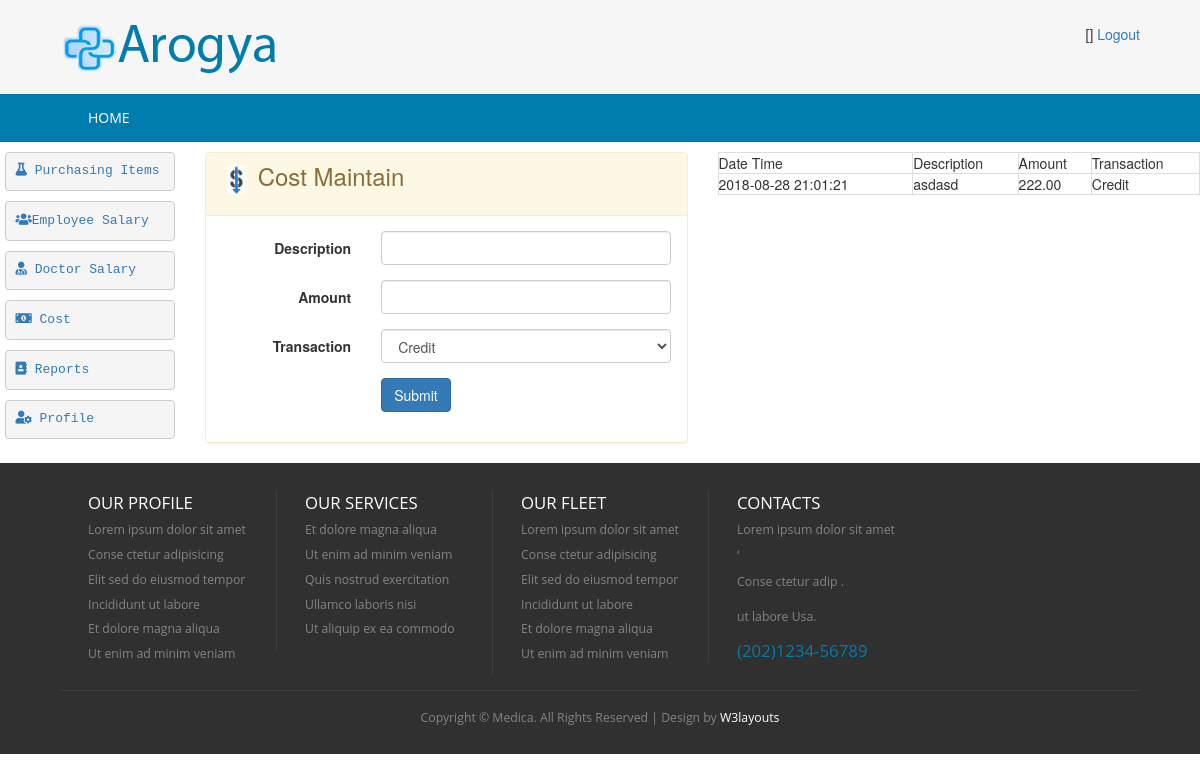
The app's page /index.php/accountant_controller/loadCostMaintain with its own data.
### tables this page shows
CREATE TABLE `hms_cost` (
  `id` int(5) NOT NULL AUTO_INCREMENT,
  `description` varchar(100) DEFAULT NULL,
  `amount` double(5,2) DEFAULT NULL,
  `txn_type` varchar(20) DEFAULT NULL,
  `created_date` timestamp NOT NULL DEFAULT current_timestamp(),
  `created_user` int(5) DEFAULT NULL,
  PRIMARY KEY (`id`)
);

### application/controllers/Accountant_Controller.php (called while the page is built, shortened)
<?php
class Accountant_Controller extends CI_Controller {
    public function loadCostMaintain() {
        $this->load->model(array('Cost'));
        $cost = new Cost();
        $data['msg'] = '';
        $data['costList'] = $cost->get();
        $this->load->view('accountant/acountant-cost-maintain', $data);
    }
}

### index.php (called while the page is built, shortened)
<?php
require_once BASEPATH.'core/CodeIgniter.php';

### application/core/my_model.php (called while the page is built, shortened)
<?php
class MY_Model extends CI_Model{
    public function get($limit=0,$offset = 0) {
        if($limit){
            $query = $this->db->get($this::DB_TABLE,$limit,$offset);
        }else{
            $query = $this->db->get($this::DB_TABLE);
        }
        $ret_val = array();
        foreach ($query->result() as $row) {
            $model = new $class;
            $model->populate($row);
            $ret_val[$row->{$this::DB_TABLE_PK}] = $model;
        }
        return $ret_val;
    }
}

### application/views/accountant/acountant-cost-maintain.php (the view, shortened to what this page needs)
<!DOCTYPE HTML>
<html>
    <head>
        <link href="<?php echo base_url('css/style.css'); ?>" rel="stylesheet" type="text/css"  media="all" />
        <link href="<?php echo base_url('css/bootstrap.css'); ?>" rel="stylesheet" type="text/css"/>
        <link rel="stylesheet" href="<?php echo base_url('css/responsiveslides.css') ?>">
        <link rel="stylesheet" href="https://use.fontawesome.com/releases/v5.2.0/css/all.css">
    </head>
    <body>
        <div class="header">
            <div class="main-header">
                <div class="wrap">
                </div>
            </div>
            <div class="top-nav">
                <div class="wrap">
                    <ul>
                    </ul>
                </div>
            </div>
        </div>
        <div class="content">
            <div class="row">
                <div class="col-md-2">
                </div>
                <div class="col-md-5">
                    <div class="panel panel-warning">
                        <div class="panel-heading ">
                            <h3> <img src="<?= base_url('/images/icon-cost.png') ?>" style="width: 30px" />  Cost Maintain </h3>
                        </div>
                        <div class="panel-body">
                            <form class="form-horizontal" action="<?= base_url('Accountant_Controller/costMaintain') ?>" method="post">
                                <div class="form-group">
                                    <label for="select" class="control-label col-xs-4">Description</label>
                                    <div class="col-xs-8">
                                        <input id="text2" required="" name="description" type="text" class="form-control">
                                    </div>
                                </div>
                                <div class="form-group">
                                    <label for="" class="control-label col-xs-4">Amount</label>
                                    <div class="col-xs-8">
                                        <input id="Amount" required=""  name="amount" type="number" class="form-control">
                                    </div>
                                </div>
                                <div class="form-group">
                                    <label for="Amount" class="control-label col-xs-4">Transaction</label>
                                    <div class="col-xs-8">
                                        <select id="select" required=""  name="txn_type" class="select form-control">
                                            <option value="Credit">Credit</option>
                                        </select>
                                    </div>
                                </div>
                                <div class="form-group row">
                                    <div class="col-xs-offset-4 col-xs-8">
                                        <button name="submit" type="submit" class="btn btn-primary">Submit</button>
                                    </div>
                                </div>
                            </form>
                        </div>
                    </div>
                </div>
                <div class="col-md-5">
                    <table class="table-bordered" style="width: 100%">
                        <tr>
                            <td>Date Time</td>
                            <td>Description</td>
                            <td>Amount</td>
                            <td>Transaction</td>
                        </tr>
                        <?php
                        if($costList)
                        foreach ($costList as $value) { ?>
                            <tr>
                                <td><?= $value->created_date ?></td>
                                <td><?= $value->description ?></td>
                                <td><?= $value->amount ?></td>
                                <td><?= $value->txn_type ?></td>
                            </tr>
                        <?php }
                        ?>
                    </table>
                </div>
            </div>
        </div>
        <div class="footer">
            <div class="wrap">
                <div class="footer-grids">
                    <div class="footer-grid">
                        <h3>OUR Profile</h3>
                        <ul>
                            <li><a href="#">Lorem ipsum dolor sit amet</a></li>
                            <li><a href="#">Conse ctetur adipisicing</a></li>
                            <li><a href="#">Elit sed do eiusmod tempor</a></li>
                            <li><a href="#">Incididunt ut labore</a></li>
                            <li><a href="#">Et dolore magna aliqua</a></li>
                            <li><a href="#">Ut enim ad minim veniam</a></li>
                        </ul>
                    </div>
                    <div class="footer-grid">
                        <h3>Our Services</h3>
                        <ul>
                            <li><a href="#">Et dolore magna aliqua</a></li>
                            <li><a href="#">Ut enim ad minim veniam</a></li>
                            <li><a href="#">Quis nostrud exercitation</a></li>
                            <li><a href="#">Ullamco laboris nisi</a></li>
                            <li><a href="#">Ut aliquip ex ea commodo</a></li>
                        </ul>
                    </div>
                    <div class="footer-grid">
                        <h3>OUR FLEET</h3>
                        <ul>
                            <li><a href="#">Lorem ipsum dolor sit amet</a></li>
                            <li><a href="#">Conse ctetur adipisicing</a></li>
                            <li><a href="#">Elit sed do eiusmod tempor</a></li>
                            <li><a href="#">Incididunt ut labore</a></li>
                            <li><a href="#">Et dolore magna aliqua</a></li>
                            <li><a href="#">Ut enim ad minim veniam</a></li>
                        </ul>
                    </div>
                    <div class="footer-grid">
                        <h3>CONTACTS</h3>
                        <p>Lorem ipsum dolor sit amet ,</p>
                        <p>Conse ctetur adip .</p>
                        <p>ut labore Usa.</p>
                        <span>(202)1234-56789</span>
                    </div>
                </div>
                <div class="copy-tight">
                    <p>Copyright &copy; Medica. All Rights Reserved | Design by <a href="http://w3layouts.com/">W3layouts</a></p>
                </div>
            </div>
        </div>
    </body>
</html>

### css/style.css (style rules this page uses)
html,body,div,span,applet,object,iframe,h1,h2,h3,h4,h5,h6,p,blockquote,pre,a,abbr,acronym,address,big,cite,code,del,dfn,em,img,ins,kbd,q,s,samp,small,strike,strong,sub,sup,tt,var,b,u,i,dl,dt,dd,ol,nav ul,nav li,fieldset,form,label,legend,table,caption,tbody,tfoot,thead,tr,th,td,article,aside,canvas,details,embed,figure,figcaption,footer,header,hgroup,menu,nav,output,ruby,section,summary,time,mark,audio,video { margin:0;padding:0;border:0;font-size:100%;font:inherit;vertical-align:baseline; }
ol,ul { list-style:none;margin:0px;padding:0px; }
table { border-collapse:collapse;border-spacing:0; }
a { text-decoration:none; }
img { max-width:100%; }
body { background: #F6F6F6; }
.wrap { width:80%; margin:0 auto; }
.main-header { padding: 1.7em 0 1.5em 0; background: #F6F6F6; }
.top-nav { background:#007DAD; }
.footer { padding: 2em 0 1em 0; background:#303030; }
.footer-grid { float: left; width: 20%; border-left: 1px solid rgba(153, 153, 153, 0.13); padding: 0px 28px; }
.footer-grid:first-child { border:none; }
.footer-grid ul li a,.footer-grid p { color: #858484; font-size: 0.875em; font-family: 'Open Sans', sans-serif; transition: 0.5s ease; -o-transition: 0.5s ease; -webkit-transition: 0.5s ease; padding: 0.3em 0; display: block; }
.footer-grid span { font-size:1.2em; font-family: 'Open Sans', sans-serif; color:#007DAD; }
.footer-grid h3 { font-family: 'Open Sans', sans-serif; color:#FFF; font-size:1.2em; text-transform: uppercase; margin: 0.2em 0 0.3em 0; }
.copy-tight { text-align: center; padding: 1em 0 0 0; border-top: 1px solid rgba(153, 153, 153, 0.13); margin-top: 1em; }
.copy-tight p { color: #858484; font-size: 0.875em; font-family: 'Open Sans', sans-serif; padding: 0.3em 0; display: block; }
.copy-tight p a { color:#FFF; transition: 0.5s ease; -o-transition: 0.5s ease; -webkit-transition: 0.5s ease; }
@media (max-width: 1366px) { .wrap { width:90%; } }

### records on screen
hms_cost: created_date "2018-08-28 21:01:21", description "asdasd", amount "222.00", txn_type "Credit"
